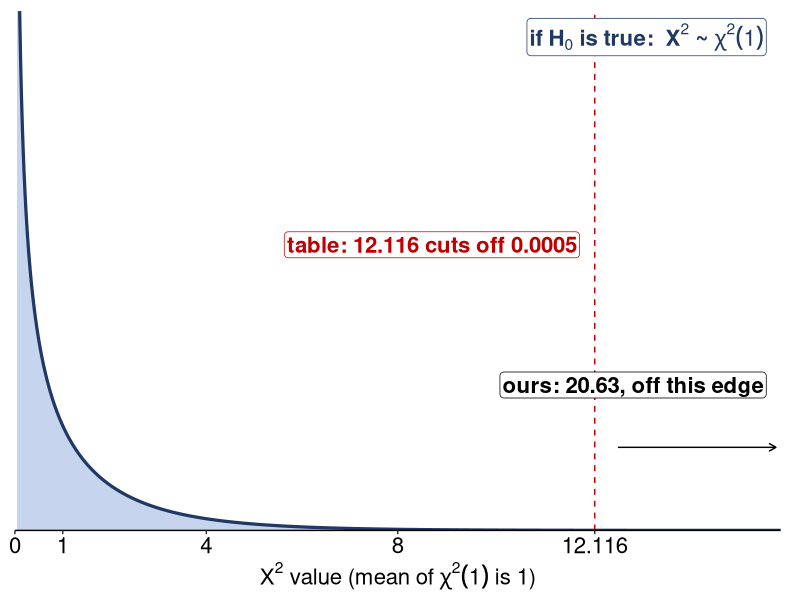

Write the R code that produced this figure. (Note: this script raises an error after producing the figure.)
#Checks the numbers on the Week 13 Lecture 31 deck (11/16/2026): the living-arrangements tables (homogeneity,
#OpenStax Example 11.8) and McNemar's test. The goodness-of-fit and independence slides carried over from
#Lecture 30 are checked in make_lecture30_figures.R. It draws:
#
#  l31_saliva.png        chi-square(1) curve: X^2 = 20.63 for saliva vs swab is far beyond the right edge
#  l31_figure_sizes.csv  the size, in points, each figure is drawn at
#
#The same numbers are asserted on the Week 13 notes page (lecturemenu13.Rmd, chunk two-way-setup).
#
#McNEMAR DATA (both verified against the published tables, Nov 16 2026):
#  de Oliveira et al. (2021), J. Virol. Methods 296:114241, Table 1, protocol T: 400 patients, saliva vs
#    oro/nasopharyngeal swab; both + 119, saliva only 5, swab only 33, both - 243.
#  Bouska et al. (2022), Viruses 14(12):2829, Table 2: 494 patients, gargle lavage vs nasopharyngeal swab;
#    both + 255, gargle only 20, swab only 20, both - 199.
#
#TYPE SIZE. Same rule as the other make_lectureN_figures.R scripts: nothing on a slide is under 16pt.

library(ggplot2)

this_file <- tryCatch(normalizePath(sys.frame(1)$ofile, winslash = "/"),
                      error = function(e) NA_character_)
if (is.na(this_file)) {
  args <- commandArgs(trailingOnly = FALSE)
  m <- grep("^--file=", args, value = TRUE)
  this_file <- if (length(m)) normalizePath(sub("^--file=", "", m[[1]]),
                                            winslash = "/") else NA_character_
}
if (is.na(this_file)) stop("Could not determine the script location; run it with Rscript.")
assets_dir <- dirname(this_file)

pv <- function(x, df) pchisq(x, df, lower.tail = FALSE)

#---- living arrangements (homogeneity): expected counts and contributions shown on the slides
O <- matrix(c(72, 84, 49, 45, 91, 86, 88, 35), 2, byrow = TRUE)
E <- outer(rowSums(O), colSums(O)) / sum(O)
stopifnot(identical(rowSums(O), c(250, 300)), identical(colSums(O), c(163, 170, 137, 80)), sum(O) == 550,
          identical(round(E, 2), matrix(c(74.09, 77.27, 62.27, 36.36, 88.91, 92.73, 74.73, 43.64), 2, byrow = TRUE)),
          identical(round((O - E)^2 / E, 3), matrix(c(0.059, 0.586, 2.829, 2.051, 0.049, 0.488, 2.357, 1.709), 2, byrow = TRUE)),
          round(sum(round((O - E)^2 / E, 3)), 2) == 10.13, round(sum((O - E)^2 / E), 2) == 10.13)

#---- McNemar: saliva vs swab (b = saliva positive only, c = swab positive only)
a <- 119; b <- 5; c <- 33; d <- 243; n <- a + b + c + d
X2 <- (b - c)^2 / (b + c); z <- (b - c) / sqrt(b + c)
stopifnot(n == 400, (a + b) / n == 0.31, (a + c) / n == 0.38, b + c == 38, (b - c)^2 == 784,
          round(X2, 2) == 20.63, round(z, 2) == -4.54, all.equal(z^2, X2),
          round(qchisq(1 - 0.0005, 1), 3) == 12.116, pv(X2, 1) < 0.0005, signif(pv(X2, 1), 2) == 5.6e-06,
          round(unname(mcnemar.test(matrix(c(a, c, b, d), 2), correct = FALSE)$statistic), 2) == 20.63,
          round((abs(b - c) - 1)^2 / (b + c), 2) == 19.18,
          #the sign-test view: b ~ Binomial(b + c, 1/2) under H0
          round((b - (b + c) / 2) / (sqrt(b + c) / 2), 2) == -4.54)

#---- McNemar: gargle vs swab
g <- c(a = 255, b = 20, c = 20, d = 199)
stopifnot(sum(g) == 494, (g[['a']] + g[['b']]) / 494 == (g[['a']] + g[['c']]) / 494,
          round((g[['a']] + g[['b']]) / 494, 3) == 0.557, (g[['b']] - g[['c']])^2 / (g[['b']] + g[['c']]) == 0,
          pv(0, 1) == 1, g[['a']] + g[['d']] == 454)

#---- type size helpers: points in, refuse anything under 16pt
MIN_PT <- 16
tsz <- function(pt) { stopifnot(pt >= MIN_PT); pt / .pt }
el <- function(pt, ...) { stopifnot(pt >= MIN_PT); element_text(size = pt, ...) }
NAVY <- "#1F3864"; SHADE <- "#8FAADC"; RED <- "#C00000"
bare <- theme_classic() +
  theme(axis.text.y = element_blank(), axis.ticks.y = element_blank(), axis.line.y = element_blank(),
        axis.text.x = el(16, colour = 'black'), axis.title.x = el(16), plot.margin = margin(8, 14, 4, 8))
lab <- function(x, y, s, col, hj, face = 'plain', pt = 16, parse = FALSE)
  annotate('label', x = x, y = y, label = s, colour = col, hjust = hj, size = tsz(pt), fontface = face, parse = parse,
           fill = 'white', border.colour = NA, label.padding = unit(0.1, 'lines'))
sizes <- data.frame(file = character(), width_pt = numeric(), height_pt = numeric())
save_fig <- function(g, file, wpt, hpt) {
  ggsave(file.path(assets_dir, file), g, width = wpt / 72, height = hpt / 72, dpi = 200, bg = 'white')
  sizes[nrow(sizes) + 1, ] <<- list(file, wpt, hpt)
}

#---- saliva vs swab: chi-square(1); 20.63 is off the chart (the table's last column, 12.116, is already far out)
gx <- seq(0.05, 16, length.out = 900)
d1 <- data.frame(x = gx, y = dchisq(gx, 1)); top <- 1.2
gs <- ggplot(d1, aes(x, y)) +
  geom_area(fill = SHADE, alpha = 0.5) +
  geom_line(colour = NAVY, linewidth = 1.1) +
  geom_vline(xintercept = 12.116, colour = RED, linetype = 'dashed') +
  lab(15.7, top * 0.95, 'bold("if"~H[0]~"is true:"~~X^2~"~"~chi^2*(1))', NAVY, 1, 'bold', parse = TRUE) +
  lab(11.8, top * 0.55, 'table: 12.116 cuts off 0.0005', RED, 1, 'bold') +
  lab(15.7, top * 0.28, 'ours: 20.63, off this edge', 'black', 1, 'bold') +
  annotate('segment', x = 12.6, xend = 15.9, y = top * 0.16, yend = top * 0.16, colour = 'black',
           arrow = arrow(length = unit(0.2, 'cm'))) +
  scale_x_continuous(breaks = c(0, 1, 4, 8, 12.116), labels = c('0', '1', '4', '8', '12.116')) +
  coord_cartesian(xlim = c(0, 16), ylim = c(0, top), expand = FALSE) +
  labs(x = expression(X^2~'value (mean of'~chi^2*(1)~'is 1)'), y = NULL) + bare
save_fig(gs, 'l31_saliva.png', 840, 270)

write.csv(sizes, file.path(assets_dir, 'l31_figure_sizes.csv'), row.names = FALSE)
print(sizes)
